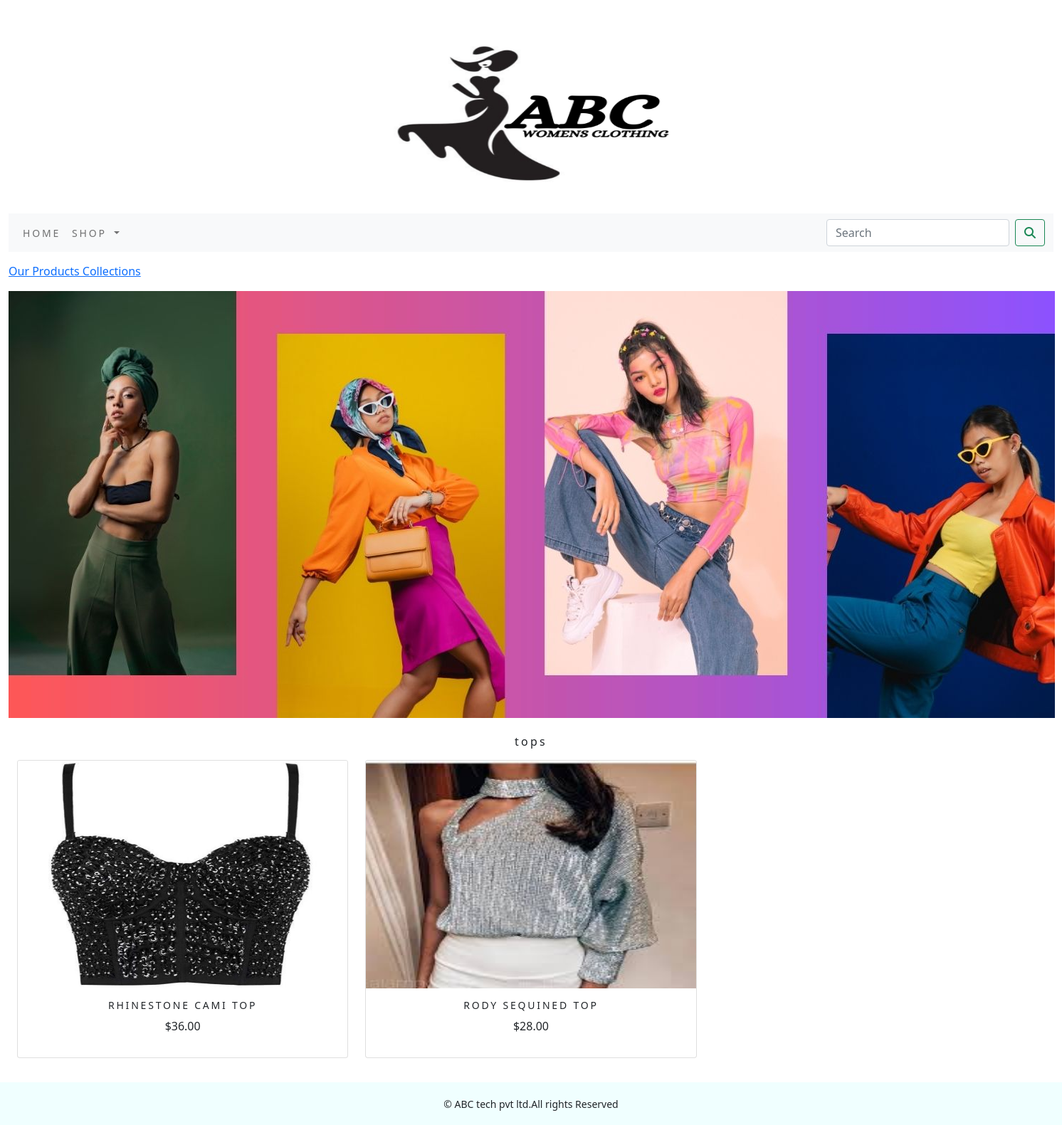
Screenshot of /shop/tops/ with the database file from the repository.
### shop/models.py (models this page shows, shortened)
class Category(models.Model):
    name=models.CharField(max_length=250,unique=True)
    slug=models.SlugField(max_length=250,unique=True)
    description=models.TextField(blank=True)
    image=models.ImageField(upload_to='category',blank=True)
    class Meta:
        ordering=('name',)
        verbose_name='category'
        verbose_name_plural='categories'
    def get_url(self):
        return reverse('shop:products_by_category',args=[self.slug])

class Product(models.Model):
    name = models.CharField(max_length=250, unique=True)
    slug = models.SlugField(max_length=250, unique=True)
    description = models.TextField(blank=True)
    price=models.DecimalField(max_digits=10,decimal_places=2)
    category=models.ForeignKey(Category,on_delete=models.CASCADE)
    image = models.ImageField(upload_to='product', blank=True)
    stock=models.IntegerField()
    available=models.BooleanField(default=True)
    created=models.DateTimeField(auto_now_add=True)
    updated=models.DateTimeField(auto_now=True)
    def get_url(self):
        return reverse('shop:prodCatdetail',args=[self.category.slug,self.slug])
    class Meta:
        ordering=('name',)
        verbose_name='product'
        verbose_name_plural='products'

### shop/views.py (the view)
# urls.py: path('',views.allProdCat,name='allProdCat'),
def allProdCat(request,c_slug=None):
    c_page=None
    products_list=None
    if c_slug!=None:
        c_page=get_object_or_404(Category,slug=c_slug)
        products_list=Product.objects.all().filter(category=c_page,available=True)
    else:
        products_list=Product.objects.all().filter(available=True)
    paginator=Paginator(products_list,6)
    try:
        page=int(request.GET.get('page','1'))
    except:
        page=1
    try:
        products=paginator.page(page)
    except (EmptyPage,InvalidPage):
        products=paginator.page(paginator.num_pages)
    return render(request,'category.html',{'category':c_page,'products':products})

### cart/context_processors.py (called while the page is built)
def counter(request):
    item_count=0
    if 'admin' in request.path:
        return {}
    else:
        try:
            cart = Cart.objects.filter(cart_id=_cart_id(request))
            car_items=CartItem.objects.all().filter(cart=cart[:1])
            for cart_item in car_items:
                item_count += cart_item.quantity
        except Cart.DoesnNotExist:
            item_count=0
    return dict(item_count=item_count)

### cart/views.py (called while the page is built)
def _cart_id(request):
    cart=request.session.session_key
    if not cart:
        cart=request.session.create()
    return cart

### shop/context_processors.py (called while the page is built)
def menu_links(request):
    links=Category.objects.all()
    return dict(links=links)

### templates/category.html (shortened to what this page needs)
{% extends 'base.html' %}
{% load static %}
{% block content %}
{% if category %}
<div>
    <div class="row my_row_class">
        <div class="mx-auto">
        <p><a href="{% url 'shop:allProdCat' %}">Our Products Collections</a></p>
    </div>
        </div>
</div>
{% endif %}
<div class="mx_auto">
    {% if category %}
       <img class="my_image" src="{{category.image.url}}" alt="{{category.name}}">
</div>
    <br>
       <div>
            <h1 class="text-center my_title">{{category.name}}</h1>
       </div>
{% endif %}
<div class="container-fluid">
    <div class="row mx_auto">
        {% for product in products.object_list %}
        <div class="my_bottom_margin col-9 col-sm-12 col-md-4 col-lg-4">
            <div class="card text-center" style="min-width:18rem;">
                <a href="{{product.get_url}}"><img class="card-img-top my_image" src="{{product.image.url}}" alt="{{product.name}}"  width="200px;" height="320px;"></a>
                <div class="card-body">
                    <h4>{{product.name}}</h4>
                    <p>${{product.price}}</p>
                </div>
            </div>
        </div>
        {% endfor %}
    </div>
    <br>
</div>
{% endblock %}

### static/css/custom.css (style rules this page uses)
.my_row_class { padding-top :15px; }
.my_image { width=100% height=auto; }
.my_title { font-size:16px; text_transform:uppercase; letter-spacing:.2em; }
.my_bottom_margin { margin-bottom:10px; }
.card-body h4 { font-size:14px; text-transform:uppercase; letter-spacing:.2em; }

### rows the page displays
Category: image (picture), name "tops"
Product: image (picture), name "RHINESTONE CAMI TOP", price "36.00"
Product: image (picture), name "RODY SEQUINED TOP", price "28.00"
